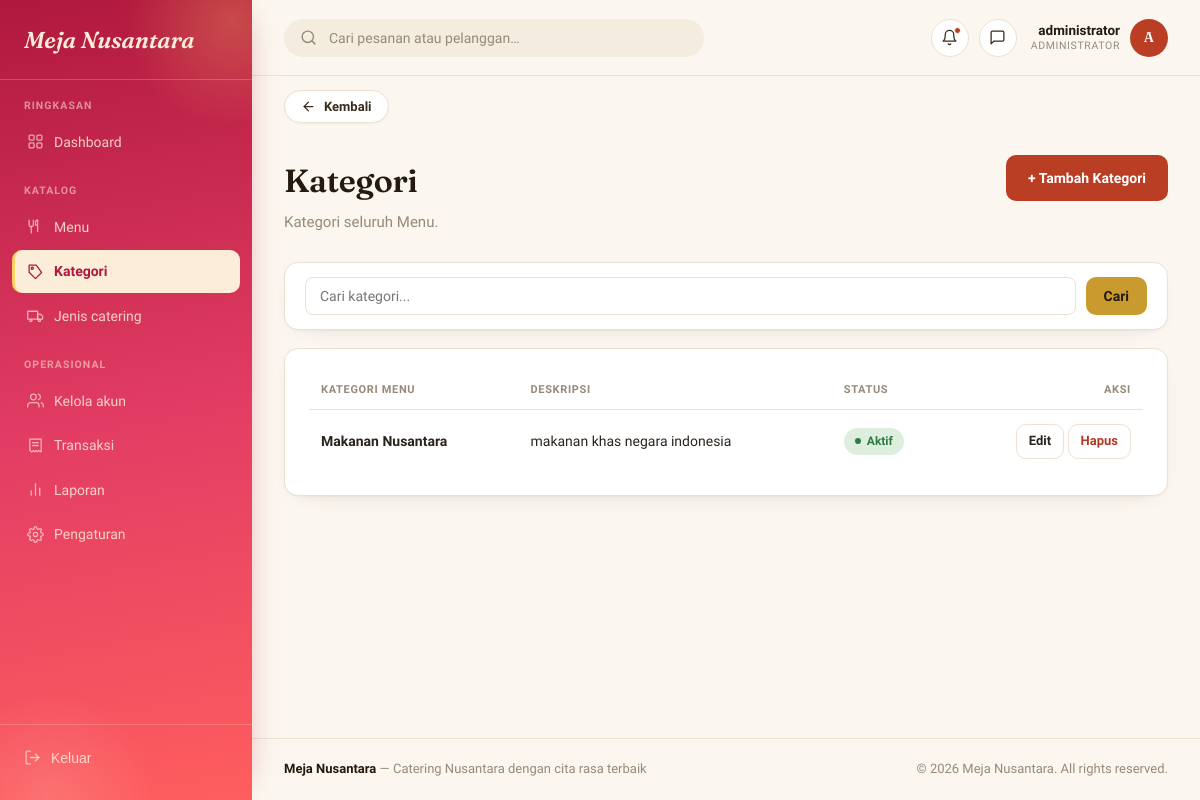
The page /admin-panel/kategori/ (signed in) on the database as committed earlier.
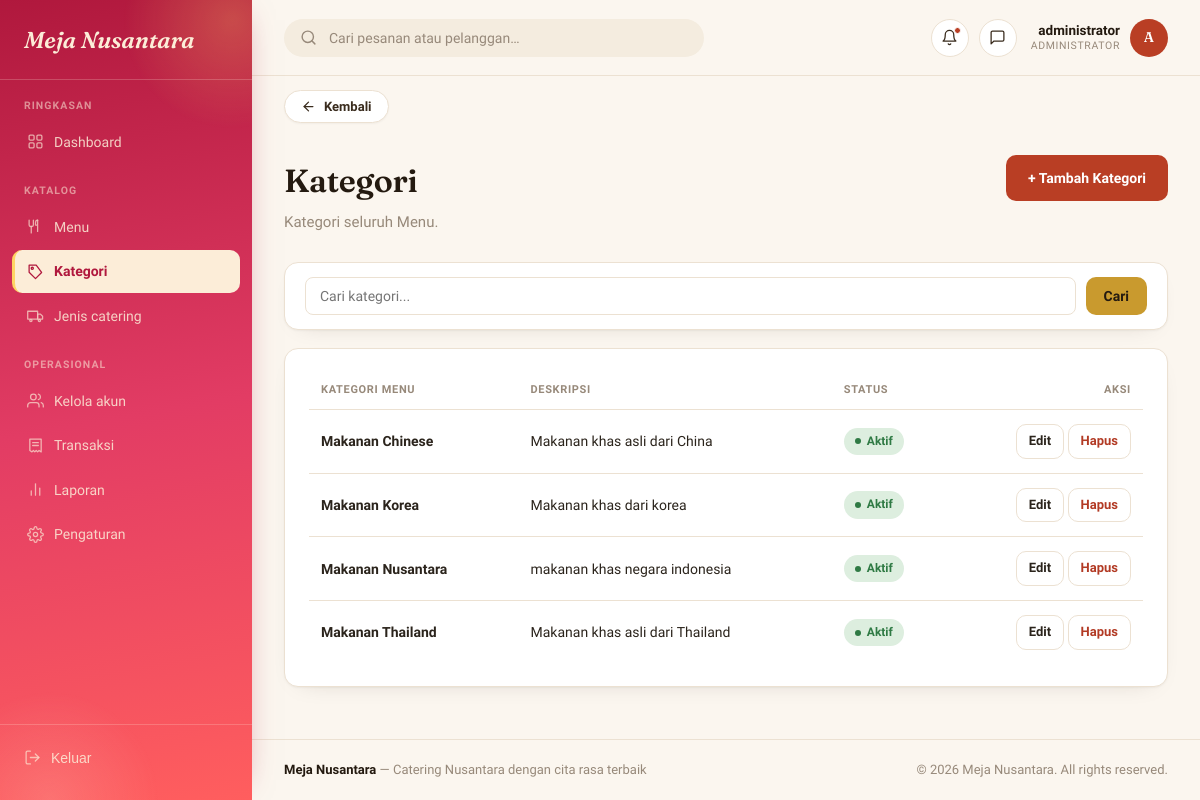
The same page on the database as committed later.
### administrator/models.py (models this page shows, shortened)
class KategoriMenu(models.Model):
    nama = models.CharField(max_length=100, unique=True)
    deskripsi = models.TextField(blank=True)
    is_active = models.BooleanField(default=True)
    class Meta:
        verbose_name_plural = "Kategori Menu"

### administrator/views.py (the view)
# urls.py: path('kategori/', views.kategori_list, name='kategori_list'),
@role_required('administrator')
def kategori_list(request):
    kategori = KategoriMenu.objects.all().order_by('nama')
    q = request.GET.get('q')
    if q:
        kategori = kategori.filter(
            Q(nama__icontains=q) |
            Q(deskripsi__icontains=q)
        )
    paginator = Paginator(kategori, 10)
    page_obj = paginator.get_page(request.GET.get('page'))
    return render(
        request,
        'administrator/kategori_list.html',
        {
            'page_obj': page_obj,
            'q': q or ''
        }
    )

### templates/administrator/kategori_list.html (shortened to what this page needs)
{% extends 'base.html' %}
{% load static %}
{% block topbar_role %}Administrator{% endblock %}
{% block content %}
<div class="page-head">
  <div>
    <h1>Kategori</h1>
    <p>Kategori seluruh Menu.</p>
  </div>
  <a href="{% url 'administrator:kategori_tambah' %}" class="btn btn-primary">
    + Tambah Kategori
  </a>
</div>
<div class="panel" style="padding: 14px 20px; margin-bottom: 18px;">
  <form method="get" style="display:flex; gap:10px; align-items:center;">
    <input
      type="text"
      name="q"
      value="{{ q }}"
      placeholder="Cari kategori..."
      style="flex:1; min-width:220px; padding:10px 14px; border:1px solid var(--border); border-radius:8px; font-family:inherit; font-size:14px;">
    <button type="submit" class="btn btn-gold">Cari</button>
  </form>
</div>
<div class="panel">
  {% if page_obj %}
  <table class="data">
    <thead>
      <tr>
        <th>Kategori Menu</th>
        <th>Deskripsi</th>
        <th>Status</th>
        <th style="text-align:right;">Aksi</th>
      </tr>
    </thead>
    <tbody>
      {% for kategori in page_obj %}
      <tr>
        <td><strong>{{ kategori.nama }}</strong></td>
        <td>{{ kategori.deskripsi|default:"-" }}</td>
        <td>
          {% if kategori.is_active %}
            <span class="badge selesai">Aktif</span>
          {% else %}
            <span class="badge batal">Nonaktif</span>
          {% endif %}
        </td>
        <td style="text-align:right; white-space:nowrap;">
          <a href="{% url 'administrator:kategori_edit' kategori.pk %}" class="btn btn-ghost" style="padding:6px 12px; font-size:13px;">Edit</a>
          <a href="{% url 'administrator:kategori_hapus' kategori.pk %}"
             class="btn btn-ghost"
             style="padding:6px 12px; font-size:13px; color: var(--danger);"
             onclick="return confirm('Yakin ingin menghapus kategori menu ini?')">Hapus</a>
        </td>
      </tr>
      {% endfor %}
    </tbody>
  </table>
  {% else %}
  <p style="color: var(--text-muted); text-align:center; padding: 30px 0;">Belum ada Kategori Menu.</p>
  {% endif %}
</div>
{% endblock %}

Rows that differ between the two databases and show on the page:
added KategoriMenu: nama "Makanan Chinese", deskripsi "Makanan khas asli dari China", is_active "Aktif"
added KategoriMenu: nama "Makanan Korea", deskripsi "Makanan khas dari korea", is_active "Aktif"
added KategoriMenu: nama "Makanan Thailand", deskripsi "Makanan khas asli dari Thailand", is_active "Aktif"
